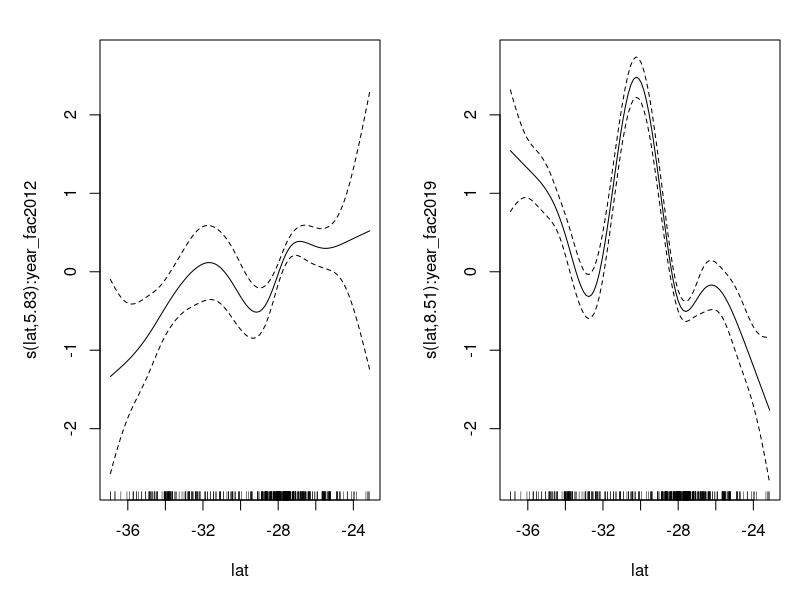
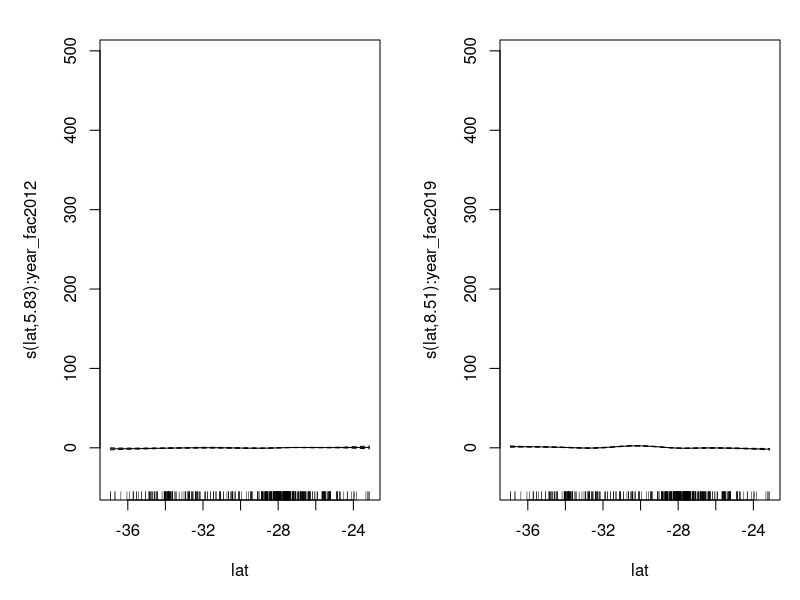
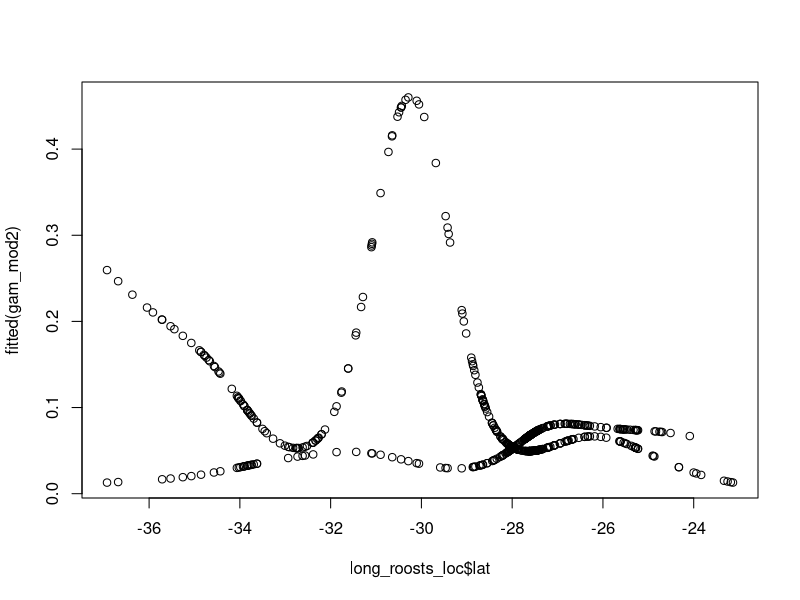
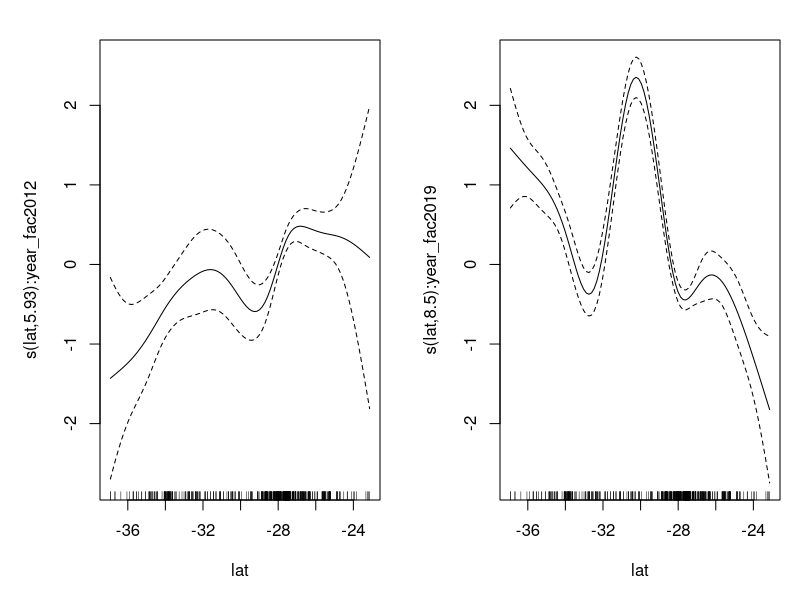
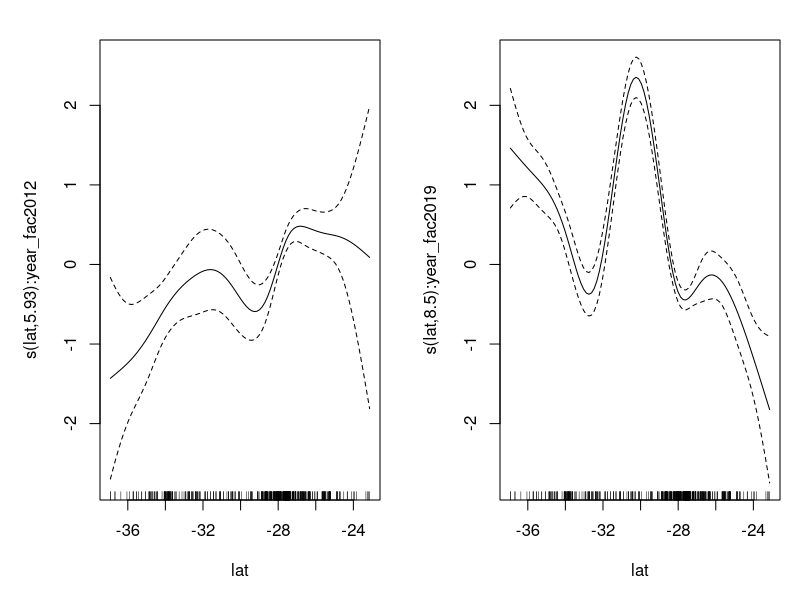
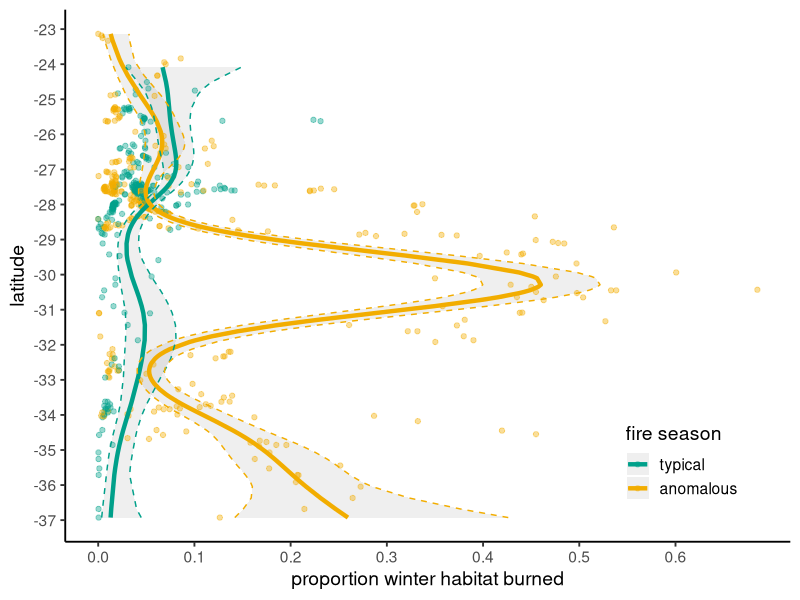
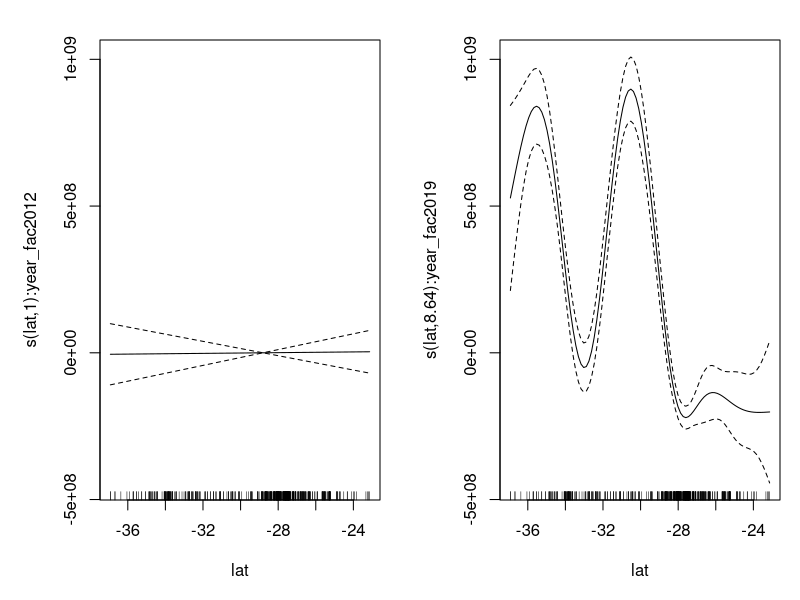

Generate these figures, in order, with R: (Note: this script raises an error after producing the figures.)
###########################################################
# Investigating fire impact on flying fox habitat and roost occupancy
# GAMs for focal fire seasons: 2012-2013; 2019-2020
##########################################################
# libraries
library(dplyr) #manipulating dfs
library(mgcv) #gams
library(ggplot2)

##########################################################
# Proportion winter habitat burned in focal years
prop_2012 = read.csv("data/Prop_WintHabBurn440_2012.csv")
prop_2012$year =2012
names(prop_2012)
prop_2019 = read.csv("data/Prop_WintHabBurn440_2019.csv")
prop_2019$year = 2019
names(prop_2019)

ff_loc = read.csv("data/ff_roost_locations.csv", header = TRUE)

long_roosts = plyr::rbind.fill(prop_2012, prop_2019)
long_roosts_loc = merge(long_roosts,ff_loc,by.x = 'Camp',by.y = 'camp.name',  all.x = TRUE)
long_roosts_loc$year_fac = as.factor(long_roosts_loc$year)


# GAMMS
gam_mod1 <- gam(Prop_HabBurn440 ~ s(lat, by = year_fac), data = long_roosts_loc, family = betar(link="logit")) #, family = 'betar'
summary(gam_mod1)
coef(gam_mod1)
plot(gam_mod1, pages=1)
exp(gam_mod1$family$getTheta())
plot(gam_mod1, residuals = TRUE, pch = 1, pages=1)

gam_mod2 <- gam(Prop_HabBurn440 ~ s(lat, by = year_fac) + year_fac, data = long_roosts_loc, family = betar(link="logit")) #, family = 'betar'
summary(gam_mod2) #allows for different intercepts
coef(gam_mod2)
plot(long_roosts_loc$lat, fitted(gam_mod2))
long_roosts_loc$fit = fitted(gam_mod2)
print(gam_mod2)
plot(gam_mod2, pages=1)
exp(gam_mod2$family$getTheta())

plot.gam(gam_mod2, pages=1)
p <- predict(gam_mod2, long_roosts_loc, type = "link", se.fit = TRUE)
upr <- p$fit + (2 * p$se.fit)
lwr <- p$fit - (2 * p$se.fit)
upr <- gam_mod2$family$linkinv(upr) #point CIs
lwr <- gam_mod2$family$linkinv(lwr)
long_roosts_loc$upr = upr
long_roosts_loc$lwr = lwr

yr_cols = c("#00A08A", "#F2AD00") #originally derived from wesanderson Darjeeling1 color pallete
range(long_roosts_loc$lat)
xbrks = seq(-37,-23, by = 1)
ybrks = seq(0,0.6, by = 0.1)
ggplot(long_roosts_loc, aes(x=lat, y=Prop_HabBurn440, color=year_fac))+
  geom_ribbon(aes(ymin=lwr, ymax=upr, color = year_fac), alpha=0.08, lty =0) +
  geom_point(alpha = 0.4) +
  geom_line(aes(x = lat, y = fit, color = year_fac), lwd = 1.5) + 
  geom_line(aes(x = lat, y = upr), lty =2) + 
  geom_line(aes(x = lat, y = lwr), lty =2) + 
  scale_x_continuous(breaks = xbrks) +
  scale_y_continuous(breaks = ybrks) +
  scale_color_manual(values=yr_cols, labels = c('typical', 'anomalous'))+
  coord_flip()+
  labs(fill = "Year", y = 'proportion winter habitat burned',
       x= 'latitude', color = 'fire season')+
  theme_classic(base_size = 14)+
  theme(legend.position = c(0.85, 0.15)) 

##########################################################
# Total burned foraging habitat 
hab_2012 = read.csv("data/Total_HabitatBurn440_2012.csv", header = TRUE)
hab_2012$year =2012
names(hab_2012)
hab_2012 = hab_2012[,c('Camp','Burn440_Area','year')]
names(hab_2012) <- c('camp.name', 'tot.hab.burn','year')

hab_2019 = read.csv("data/Total_HabitatBurn440_2019.csv", header = TRUE)
hab_2019$year = 2019
names(hab_2019)
hab_2019 = hab_2019[,c('Camp','Burn440_Area','year')]
names(hab_2019) <- c('camp.name', 'tot.hab.burn','year')

long_forg_hab = plyr::rbind.fill(hab_2012, hab_2019)
long_forg_hab_loc = merge(long_forg_hab,ff_loc,by = 'camp.name',  all.x = TRUE)
long_forg_hab_loc$year_fac = as.factor(long_forg_hab_loc$year)
# GAMMS
gam_mod1 <- gam(tot.hab.burn ~ s(lat, by = year_fac), data = long_forg_hab_loc) 
summary(gam_mod1)
coef(gam_mod1)
plot(gam_mod1, pages=1)
exp(gam_mod1$family$getTheta())
plot(gam_mod1, residuals = TRUE, pch = 1, pages=1)

gam_mod2 <- gam(tot.hab.burn ~ s(lat, by = year_fac) + year_fac, data = long_forg_hab_loc) #, family = 'betar'
summary(gam_mod2) #allows for different intercepts
coef(gam_mod2)
plot(long_forg_hab_loc$lat, fitted(gam_mod2))
long_forg_hab_loc$fit = fitted(gam_mod2)
print(gam_mod2)
plot(gam_mod2, pages=1)

plot.gam(gam_mod2, pages=1)
p <- predict(gam_mod2, long_forg_hab_loc, type = "link", se.fit = TRUE)
upr <- p$fit + (2 * p$se.fit)
lwr <- p$fit - (2 * p$se.fit)
upr <- gam_mod2$family$linkinv(upr)
lwr <- gam_mod2$family$linkinv(lwr)
long_forg_hab_loc$upr = upr
long_forg_hab_loc$lwr = lwr


range(long_forg_hab_loc$lat)
xbrks = seq(-37,-23, by = 1)
#ybrks = seq(0,1000000000, by = 10000)
ggplot(long_forg_hab_loc, aes(x=lat, y=tot.hab.burn, color=year_fac))+
  geom_ribbon(aes(ymin=lwr, ymax=upr, color = year_fac), alpha=0.08, lty =0) +
  geom_point(alpha = 0.4) +
  geom_line(aes(x = lat, y = fit, color = year_fac), lwd = 1.5) + 
  geom_line(aes(x = lat, y = upr), lty =2) + 
  geom_line(aes(x = lat, y = lwr), lty =2) + 
  scale_x_continuous(breaks = xbrks) +
  scale_y_continuous() +
  scale_color_manual(values=yr_cols, labels = c('typical', 'anomalous'))+
  coord_flip()+
  labs(fill = "Year", y = 'total habitat burned',
       x= 'latitude', color = 'fire season')+
  theme_classic(base_size = 14)+
  theme(legend.position = c(0.85, 0.15)) 
